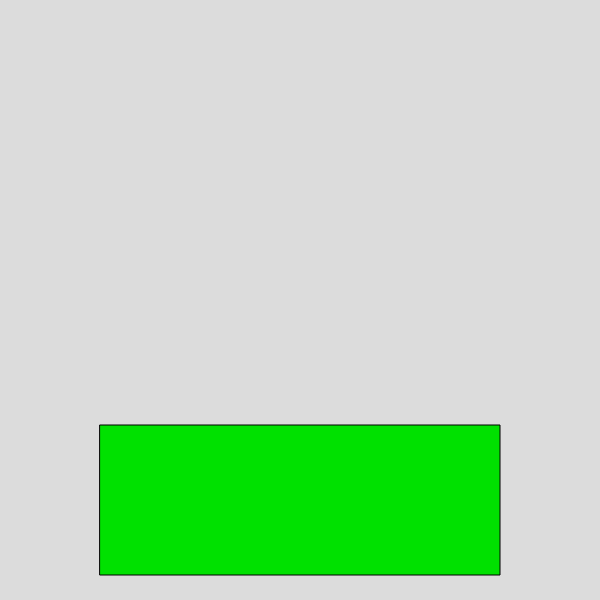
Frame 1 (no input)
Frame 60 (no input): identical to frame 1, image omitted
Frame 120 (the mouse pressed at the canvas centre since frame 60): identical to frame 1, image omitted

The p5.js sketch that drew this single still picture (run headless with seeded random() and noise() and a simulated clock; from frame 60 on, the mouse is pressed at the canvas centre):

// p5.js sketch
// ── sketch.js
// Idle TD
// Andrew
// 3 8, 2019

let view;
let timer, duration;
let mine, forest, farm, quarry;
let ore, wood, wheat, stone;
let rectX, rectY, rectWidth, rectHeight;

function setup() {
  createCanvas(600, 600);
  view = "menu";
  mine = 0;
  forest = 1;
  farm = 1;
  quarry = 0;
  ore = 0;
  rectX = 300;
  rectY = 500;
  rectWidth = 400;
  rectHeight = 150;
  timer = 0;
  duration = 500;
}

function draw() {
  background(220);
  if (mouseIsPressed && view === "menu" && mouseX >= rectX - rectWidth / 2 && mouseX <= rectX + rectWidth / 2 && mouseY >= rectY - rectHeight / 2 && mouseY <= rectY + rectHeight / 2){
    view = "field";
    rectWidth = 100;
    rectHeight = 100;
  }
  if (view === "menu"){
    showButton();
  }
  if (view !== "menu"){
    if (mouseIsPressed && mouseX >= rectX - rectWidth / 2 && mouseX <= rectX + rectWidth / 2 && mouseY >= rectY - rectHeight / 2 && mouseY <= rectY + rectHeight / 2){
      if (view === "castle"){
        view = "feild";
      }
      else if (view === "feild"){
        view = "castle";
      }
    }
    if (view === "field"){
      showFeild();
    }
    if (view === "castle"){
      showCastle();
    }
    gatherResources();
  }
}

function showButton(){
  rectMode(CENTER);
  fill (0, 225, 0);
  rect(rectX, rectY, rectWidth, rectHeight);
}

function showFeild(){
  rectMode(CENTER);
  fill(0, 150, 0);
  rect(300, 300, 600, 600);
  fill(150, 100, 50);
  rect (300, 200, 50, 500);
  fill (150);
  rect(rectX, rectY, rectWidth, rectHeight);
}

function showCastle(){
  rectMode(CENTER);
  fill(150);
  rect(300, 300, 600, 600);
  fill (150, 100, 50);
  rect(rectX, rectY, rectWidth, rectHeight);
}

function gatherResources(){
  if (timer === millis() + duration){
    ore = ore + mine;
    wood = wood + forest;
    wheat = wheat + farm;
    stone = stone + quarry;
    timer = millis();
  }
}
